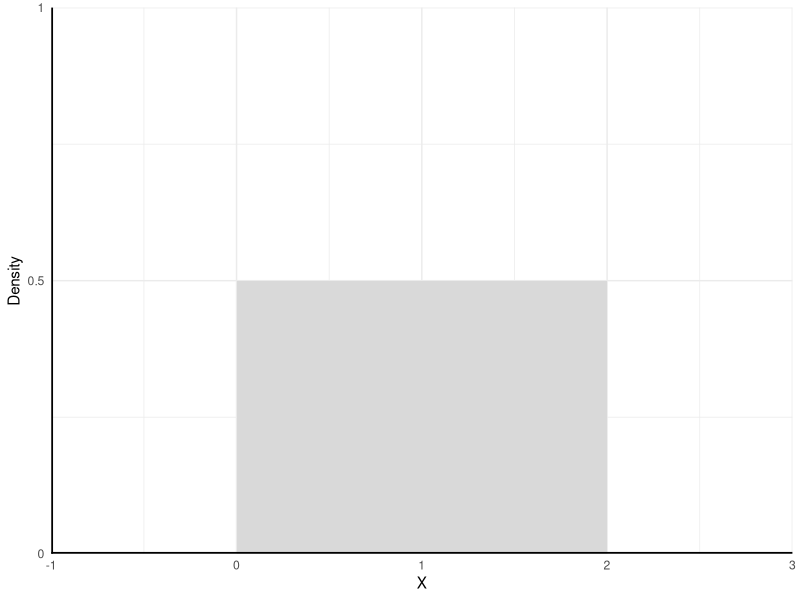
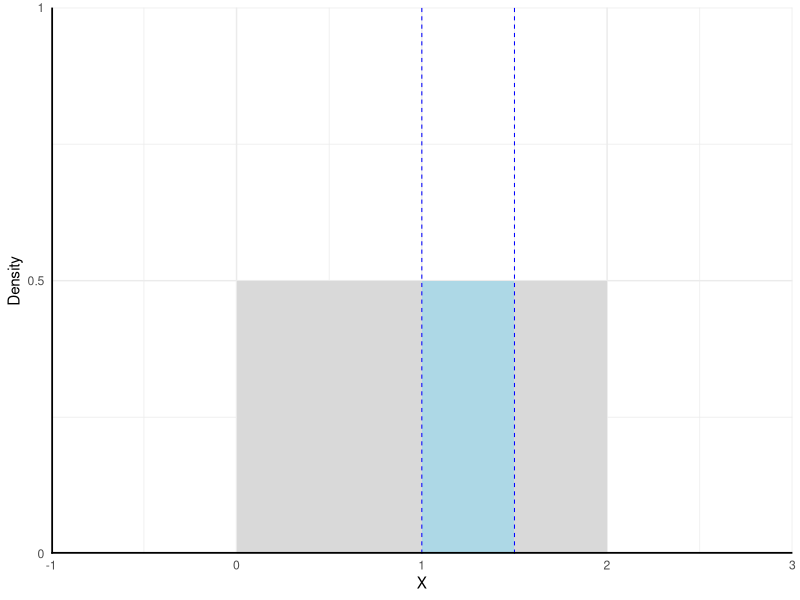
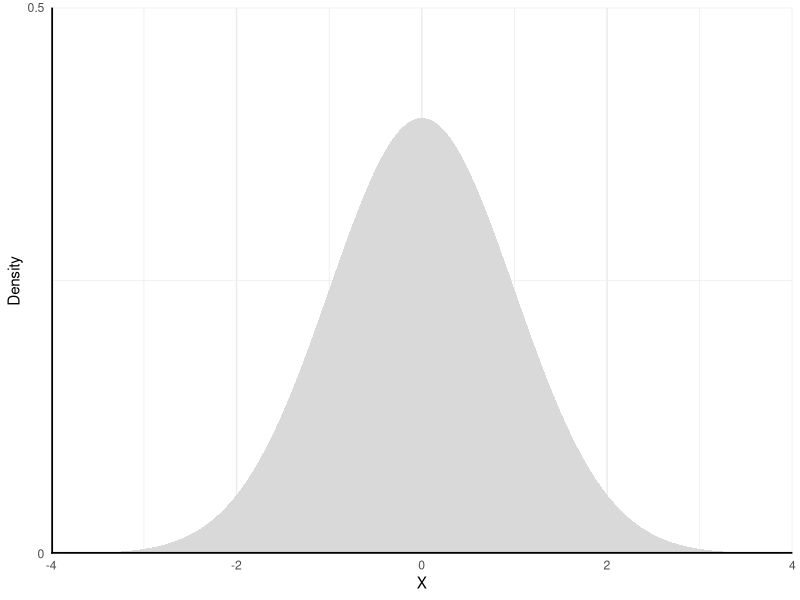
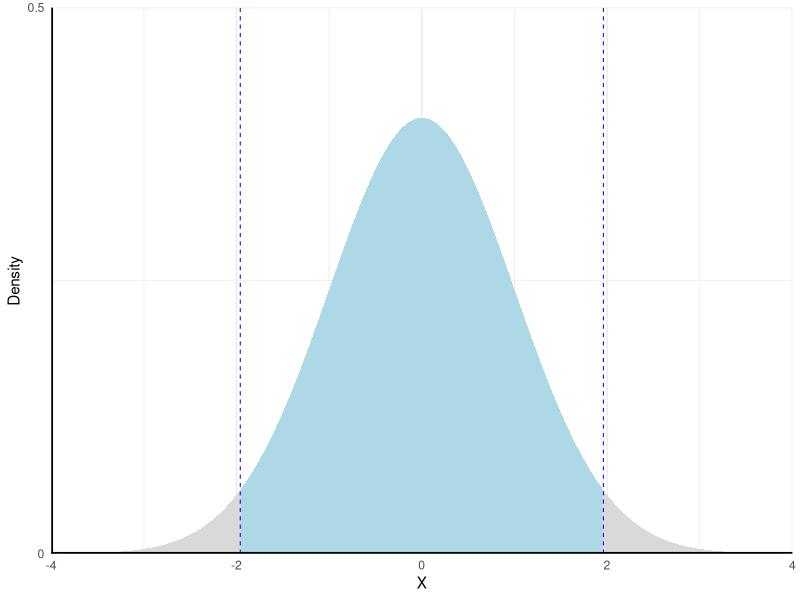

These charts were generated, in order, by the following R code:
## ---- chunk 1
#| echo: false
#| fig-cap: ""
#| fig-align: center
#| fig-width: 16

library(ggplot2)
x <- seq(-1, 3, 0.01)
y <- seq(1, 1.5, 0.01)
z <- seq(0, 2, 0.01)

ggplot() + 
    scale_x_continuous(limits = c(-1,3), expand=c(0,0)) + 
    scale_y_continuous(limits = c(0,1), expand=c(0,0), 
                        breaks = c(0, 0.5, 1), 
                        labels = c(0, 0.5, 1)) + 
    geom_ribbon(aes(x = z, ymin = 0, ymax = 0.5), fill = "grey85", linetype = "blank") +
    geom_hline(yintercept = 0, color = "black", linewidth = 1.2) + 
    geom_vline(xintercept = -1, color = "black",  linewidth = 1.2) + 
    labs(
        x = "X",
        y = "Density"
    ) +
    theme_minimal()
## ---- chunk 2
#| echo: false
#| fig-cap: ""
#| fig-align: center
#| fig-width: 16

library(ggplot2)
x <- seq(-1, 3, 0.01)
y <- seq(1, 1.5, 0.01)
z <- seq(0, 2, 0.01)

ggplot() + 
    scale_x_continuous(limits = c(-1,3), expand=c(0,0)) + 
    scale_y_continuous(limits = c(0,1), expand=c(0,0), 
                        breaks = c(0, 0.5, 1), 
                        labels = c(0, 0.5, 1)) + 
    geom_ribbon(aes(x = z, ymin = 0, ymax = 0.5), fill = "grey85", linetype = "blank") +
    geom_ribbon(aes(x = y, ymin = 0, ymax = 0.5), fill = "lightblue", linetype = "blank") + 
    geom_vline(xintercept = 1, size = 0.35, linetype = "dashed", color = "blue") + 
    geom_vline(xintercept = 1.5, size = 0.35, linetype = "dashed", color = "blue") + 
    geom_hline(yintercept = 0, color = "black", linewidth = 1.2) + 
    geom_vline(xintercept = -1, color = "black",  linewidth = 1.2) + 
    labs(
        x = "X",
        y = "Density"
    ) +
    theme_minimal()    

## ---- chunk 3
#| label: "normal_dist_01"
#| fig-align: center
#| echo: FALSE
#| fig-width: 16

library(dplyr)

df <- tibble(x = seq(-4, 4, 0.01), y = dnorm(x)) %>%
  rbind(., tibble(x = seq(4, -4, -0.01), y = 0))
ggplot() +
  scale_x_continuous(limits = c(-4, 4), expand=c(0,0)) +
  scale_y_continuous(limits = c(0, 0.5), expand=c(0,0), breaks = c(0, 0.5), labels = c(0, 0.5)) +
  geom_polygon(data = df, aes(x, y), fill = "grey85") +
  geom_hline(yintercept = 0, color = "black", linewidth = 1.2) + 
  geom_vline(xintercept = -4, color = "black",  linewidth = 1.2) + 
  labs(
    x = "X",
    y = "Density"
  ) +
  theme_minimal()

## ---- chunk 4
#| label: "normal_dist_02"
#| fig-align: center
#| echo: FALSE
#| fig-width: 16

library(dplyr)

df <- tibble(x = seq(-4, 4, 0.01), y = dnorm(x)) %>%
  rbind(., tibble(x = seq(4, -4, -0.01), y = 0))
ggplot() +
  scale_x_continuous(limits = c(-4, 4), expand=c(0,0)) +
  scale_y_continuous(limits = c(0, 0.5), expand=c(0,0), breaks = c(0, 0.5), labels = c(0, 0.5)) +
  geom_polygon(data = df, aes(x, y), fill = "grey85") +
  geom_polygon(data = df %>% filter(x <= qnorm(0.5 + 0.475) & x >= qnorm(0.5 - 0.475)), aes(x, y), fill = "lightblue") +
  geom_vline(xintercept = qnorm(0.5 + 0.475), size = 0.35, linetype = "dashed", color = "blue") +
  geom_vline(xintercept = qnorm(0.5 - 0.475), size = 0.35, linetype = "dashed", color = "blue") +
  geom_hline(yintercept = 0, color = "black", linewidth = 1.2) + 
  geom_vline(xintercept = -4, color = "black",  linewidth = 1.2) + 
  labs(
    x = "X",
    y = "Density"
  ) +
  theme_minimal()
